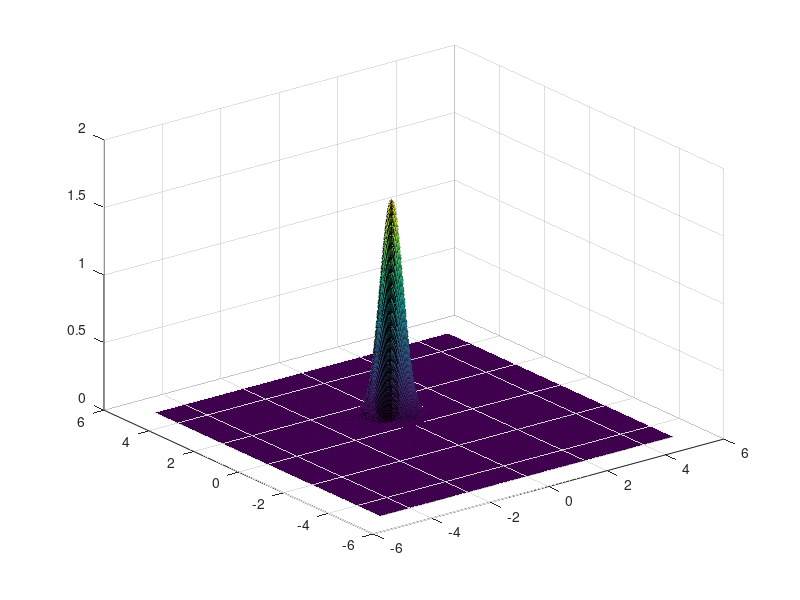

This chart was generated by the following MATLAB code:
%% Tai Duc Nguyen - Problem set 1

%% Problem 1

% When given a 2-dimensional pdf, the graph of the pdf is 3-dimensional.
% Hence, when provided point [0, 1], which is exactly at the mean, hence z
% will the the heighest value of the graph (z direction), a.k.a the most
% likely probability. Therefore, max(p) is 1.5586


%% Problem 2

mu = [0,1]
sigma = [0.1 0; 0 0.1]


[X1,X2] = meshgrid(linspace(-5,5,500)',linspace(-5,5,500)');
X = [X1(:) X2(:)];
p = mvnpdf(X, mu, sigma);
surf(X1,X2,reshape(p,500,500));
max(p)
